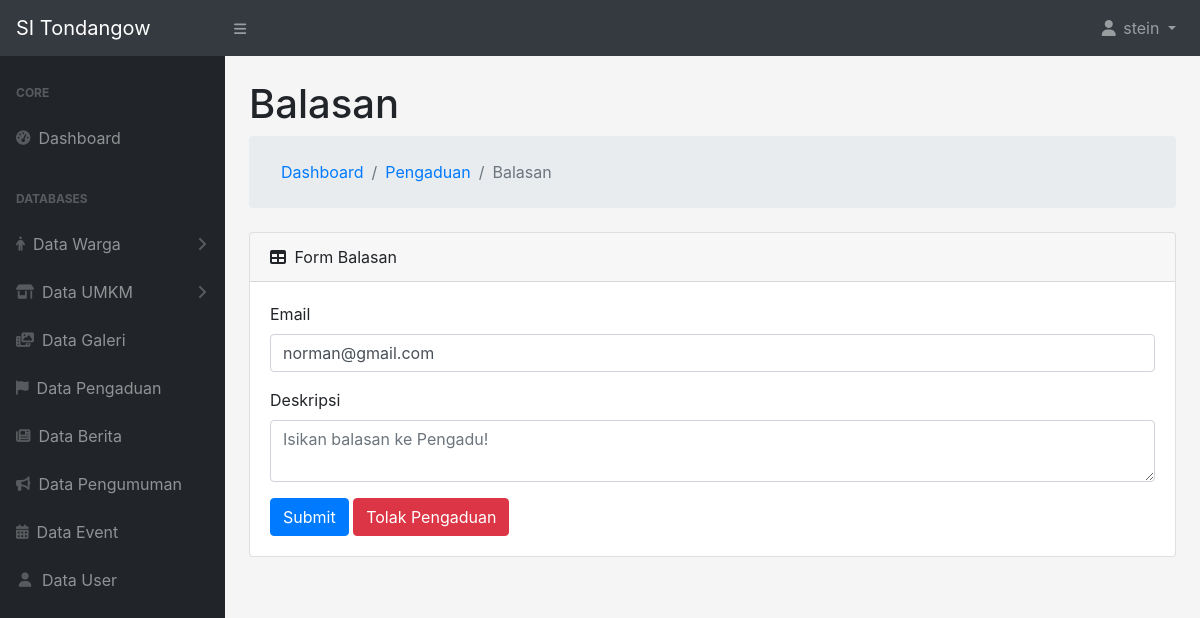
Before: /adminSidesa/templates/balasan.php?id=0 (signed in) with the older database file.
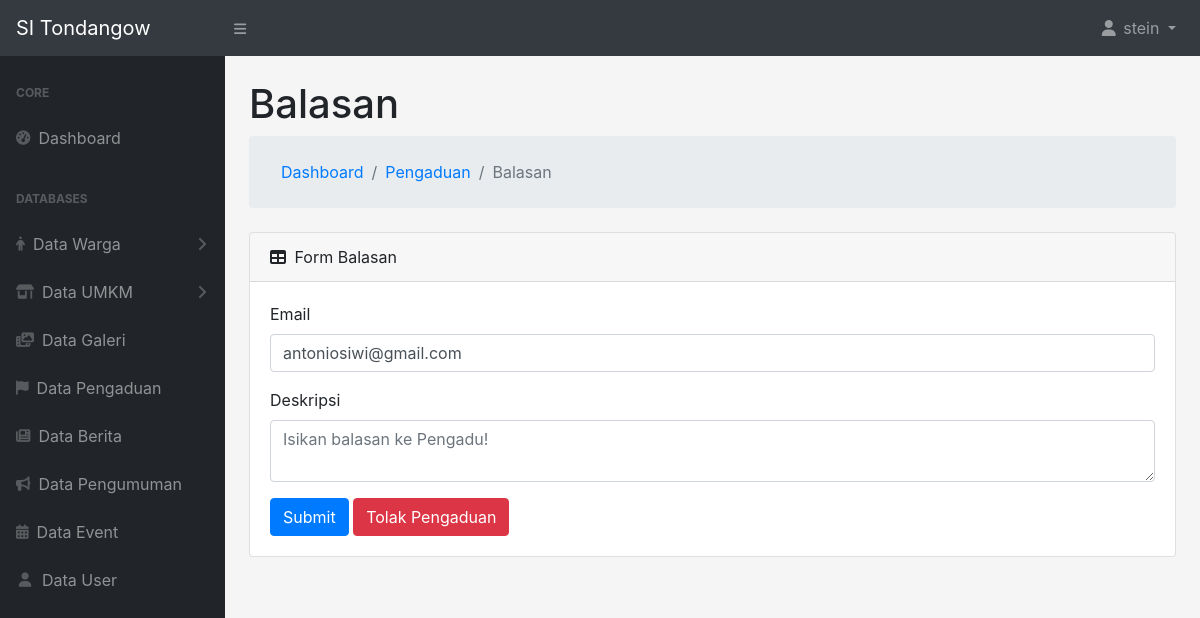
After: the same page with the newer database file.
### tables this page shows
CREATE TABLE `pengaduan` (
  `id` int(11) NOT NULL,
  `nama_pengadu` varchar(255) NOT NULL,
  `alamat_lengkap` varchar(255) NOT NULL,
  `email` varchar(100) NOT NULL,
  `judul_pengaduan` varchar(255) NOT NULL,
  `detail_pengaduan` text NOT NULL,
  `tanggal_pengaduan` datetime NOT NULL,
  `no_telepon` varchar(255) NOT NULL,
  `gambar` varchar(255) NOT NULL,
  `status` int(1) NOT NULL
);

### adminSidesa/functions/general.php (called while the page is built, shortened)
<?php
require_once 'dbconnect.php';
function query($query)
{
    global $dbconnect;
    $result = mysqli_query($dbconnect, $query);
    $rows = [];
    while ($row = mysqli_fetch_assoc($result)) {
        $rows[] = $row;
    }
    return $rows;
}
?>

### adminSidesa/templates/balasan.php (the view, shortened to what this page needs)
<?php
include '../templates/header.php';
$id=$_GET['id'];
$queryPengaduan = query("SELECT * FROM pengaduan WHERE id='$id'")[0];
$pageName='Balasan';
?>
<div id="layoutSidenav_content">
    <main>
        <div class="container-fluid">
            <h1 class="mt-4"><?= $pageName ?></h1>
            <ol class="breadcrumb mb-4">
                <ol class="breadcrumb mb-0">
                    <li class="breadcrumb-item"><a href="../index.php">Dashboard</a></li>
                    <li class="breadcrumb-item"><a href="../controllers/dataPengaduan.php">Pengaduan</a></li>
                    <li class="breadcrumb-item active"><?= $pageName ?></li>
                </ol>
            </ol>
            <div class="card mb-4">
                <div class="card-header">
                    <div>
                        <i class="fas fa-table mr-1 position-relative"></i>
                        Form <?= $pageName ?>
                    </div>
                </div>
                <div class="card-body">
                    <form name="form" id="form" action="notifikasi.php" method="post" enctype="multipart/form-data">
                        <div class="form-group">
                            <label for="email">Email</label>
                            <input name="email" value="<?=$queryPengaduan['email']?>" id="email" autocomplete="off" type="email" class="form-control" required>
                        </div>
                        <div class="form-group">
                            <label for="deskripsi">Deskripsi</label>
                            <textarea name="pesan" id="deskripsi" autocomplete="off" type="text" class="form-control" placeholder="Isikan balasan ke Pengadu!" required></textarea>
                        </div>
                        <button name="submit" id="submit" type="submit" class="btn btn-primary">Submit</button>
                        <a href="../models/tolakPengaduan.php?id=<?=$id?>" class="btn btn-danger"><i class="bi bi-exclamation"></i>Tolak Pengaduan</a>
                    </form>
                </div>
            </div>
        </div>
    </main>
</div>
</div>
<?php include '../templates/footer.php'; ?>

Changed rows visible on the page:
changed pengaduan: email "norman@gmail.com" → "antoniosiwi@gmail.com"
